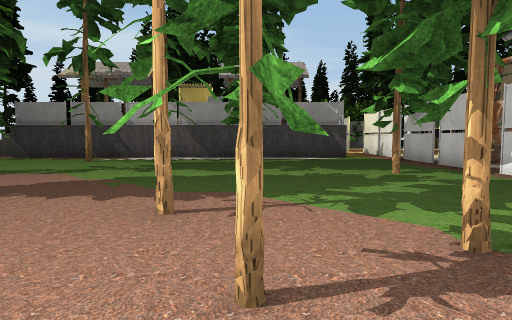
View 1 (above)

24 first-person views from a walk through a Unity game level. The camera is 1.3 m above the floor, tilts 4° down and sees 75° across. The floor is counted in squares, 2 m on a side. Each view is taken from the middle of a square. On the plan, view 1 faces up. The plan holds only what a view shows up to about 10 squares ahead; the rest is blank. The place goes on beyond the plan. Some surface patterns are stand-ins.

View 2
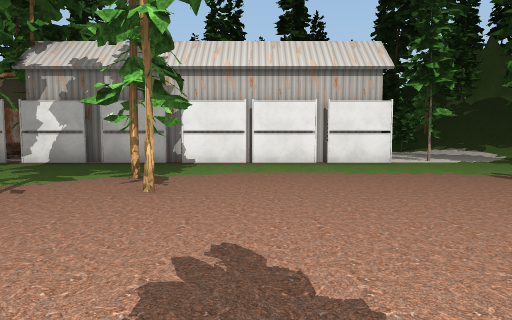

View 3
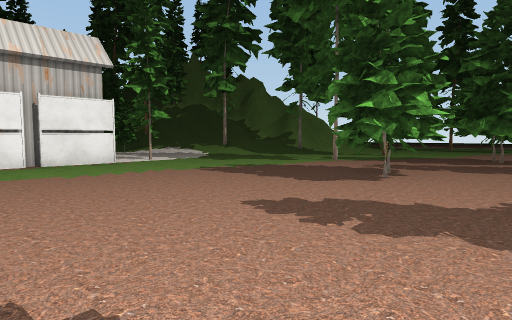

View 4
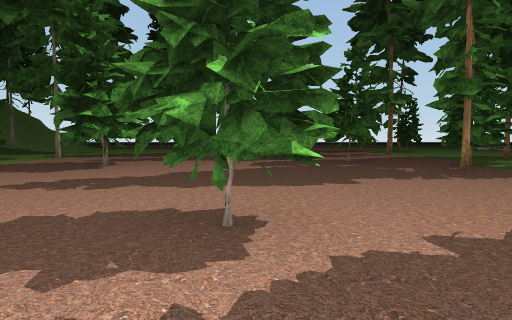

View 5
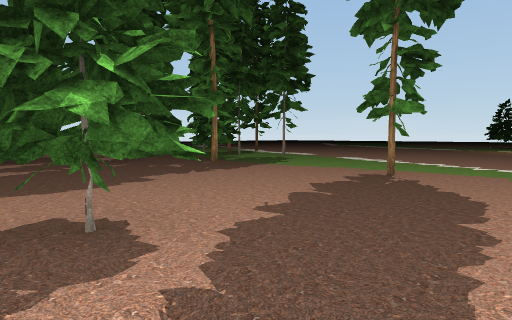

View 6
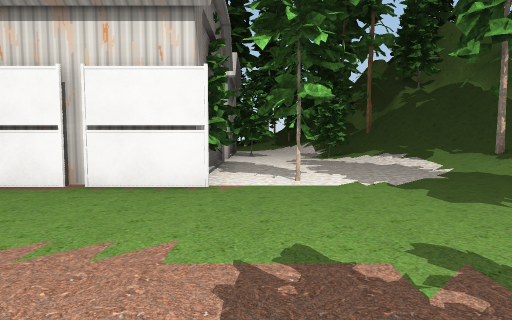

View 7
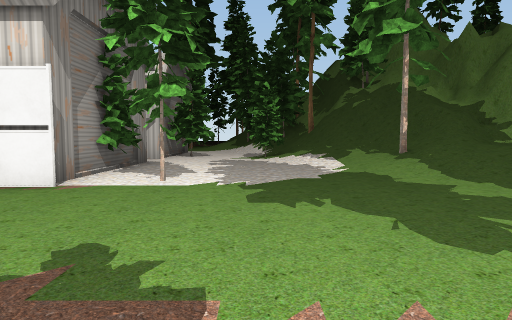

View 8
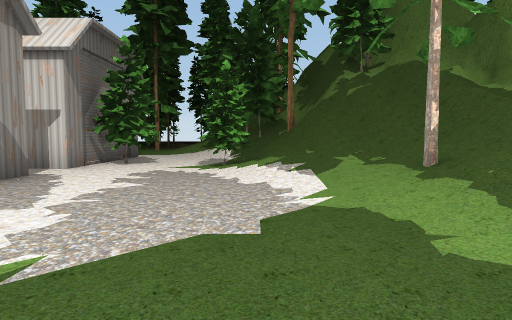

View 9
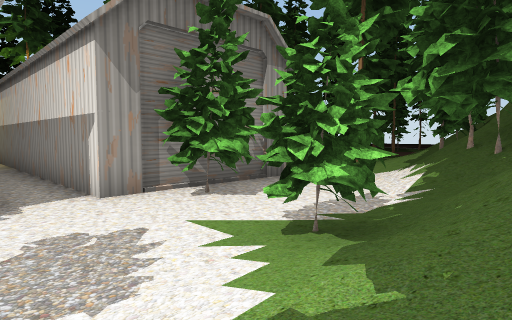

View 10
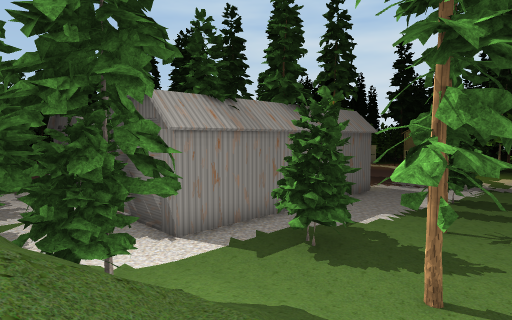

View 11
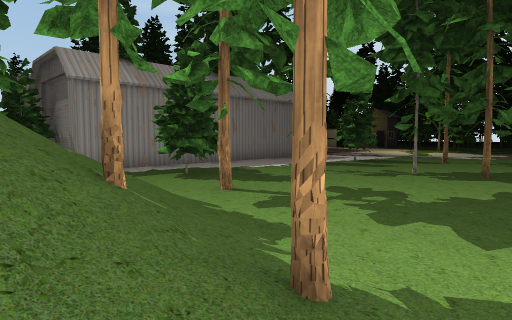

View 12
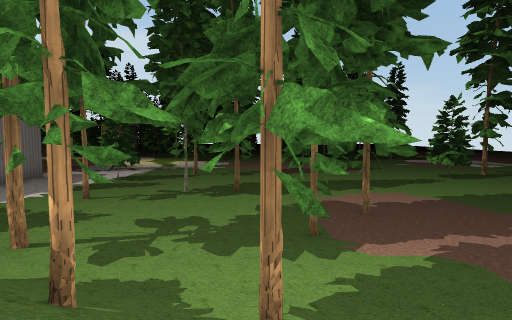

View 13
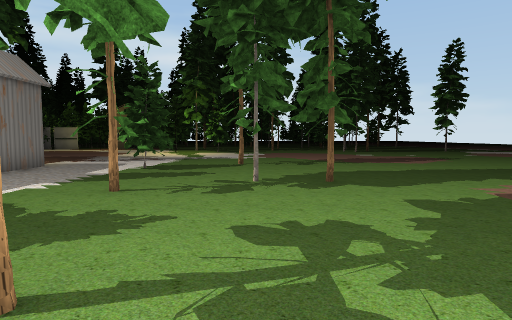

View 14
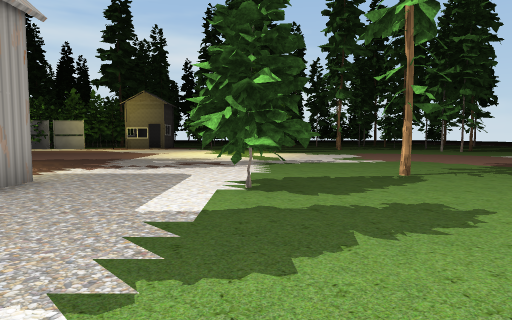

View 15
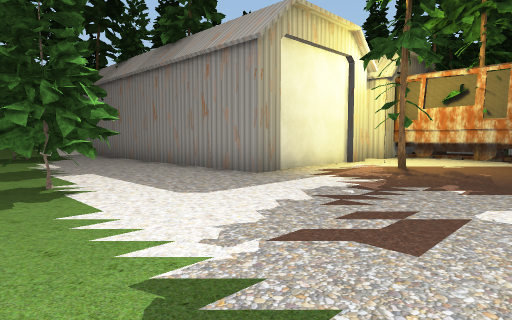

View 16
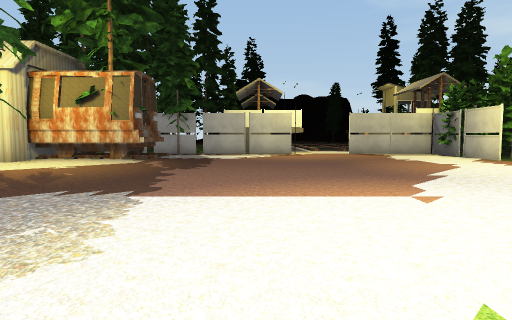

View 17
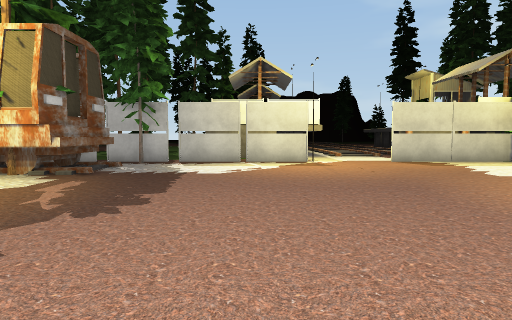

View 18
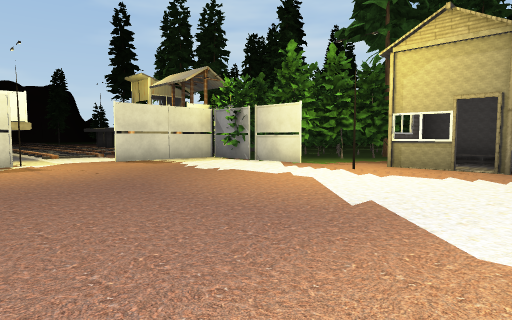

View 19
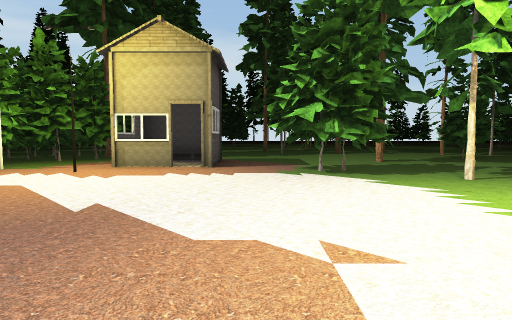

View 20
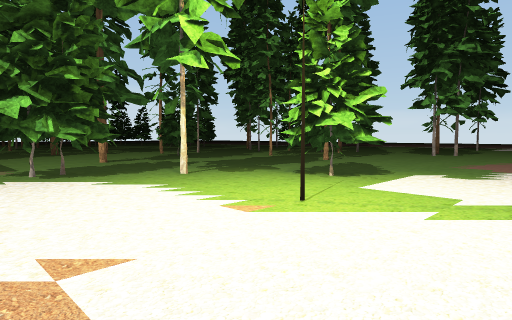

View 21
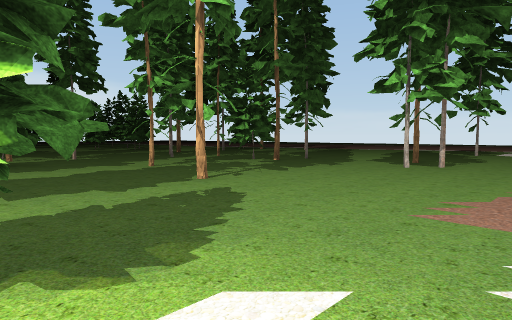

View 22
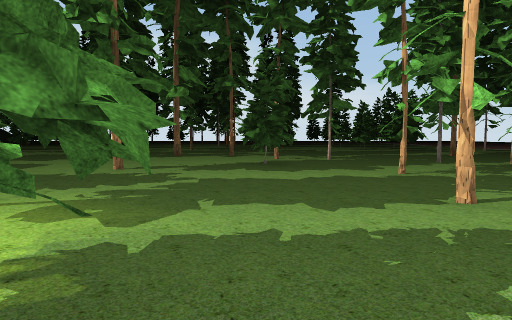

View 23
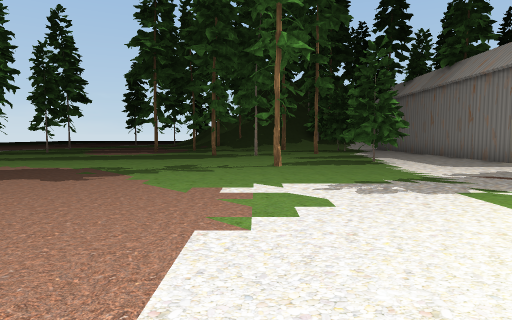

View 24
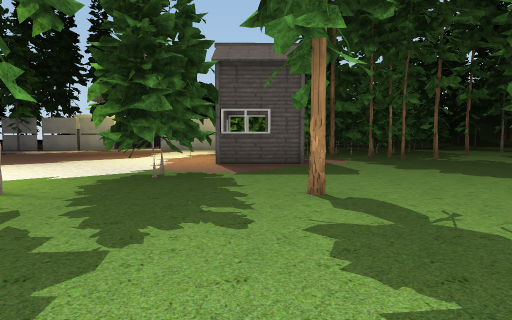

### Floor plan
Key: @ floor where view 1 was taken; # wall or solid block; x gap in a wall; . main floor; : floor 1 m higher than the main floor; / step, stairs or slope; = window, fence, low wall or low ledge; F fence; S streetlight; P plank; O other object.
Columns run from 10 left of view 1 to 26 right of it. Each row starts with its distance up from view 1.
 25                      ...
 24                     #.........x#..#..
 23                      ................
 22                   ##.........#.....#
 21                  ##. #P...#........
 20                  ##.#.#............#
 19               OF###.PxP.##.........#x
 18               F.....S...##...........
 17               F...........#....#.....
 16              .F....................#.
 15             /...............#........
 14             xF............S..........
 13              FS...................
 12               F..................
 11               F....................
 10    ....... ...F....................
  9    ...#.......F###.................
  8     ..........F ##..................
  7      ... .....F ##...#........#.....
  6      ........xF###..O......#.........
  5       .........# ##. ###...#.........
  4        #.......#    #  #.............
  3         .#.....#   .#  #.......#.....
  2   ..... ..##...#   .#  #......#......
  1 ...............#   .#  #....#........
  0 #....#....@....#   .#  #..........#..
 -1 .....#.........#   .#  #..#..........
 -2 ...............#   .#  #..#..#...#...
 -3 ...............####.####............
 -4 .....................##...///////...
 -5 #.......##.....#........///////#/
 -6 #.......##..........##.///##//////
 -7 ..##............../////####   / /
 -8 ....   ....#..../////#//
 -9        ..... ..//=////##
-10        ##..    ///////##
-11         #.      ://///#

Where each view was taken, in squares from view 1:
view 1: 0 up, 0 right, facing up
view 2: 0 up, 4 left, facing right
view 3: 0 up, 4 left, facing down-right
view 4: 2 up, 5 left, facing down
view 5: 2 up, 4 left, facing down-left
view 6: 4 down, 0 right, facing right
view 7: 6 down, 0 right, facing right
view 8: 7 down, 3 right, facing right
view 9: 8 down, 8 right, facing up-right
view 10: 7 down, 20 right, facing up-left
view 11: 6 down, 23 right, facing up-left
view 12: 7 down, 22 right, facing up
view 13: 4 down, 20 right, facing up
view 14: 1 up, 17 right, facing up
view 15: 10 up, 18 right, facing down-left
view 16: 12 up, 17 right, facing left
view 17: 12 up, 13 right, facing left
view 18: 12 up, 13 right, facing up-left
view 19: 12 up, 13 right, facing up
view 20: 12 up, 13 right, facing up-right
view 21: 13 up, 18 right, facing up-right
view 22: 14 up, 19 right, facing up
view 23: 14 up, 20 right, facing down
view 24: 20 up, 20 right, facing left
